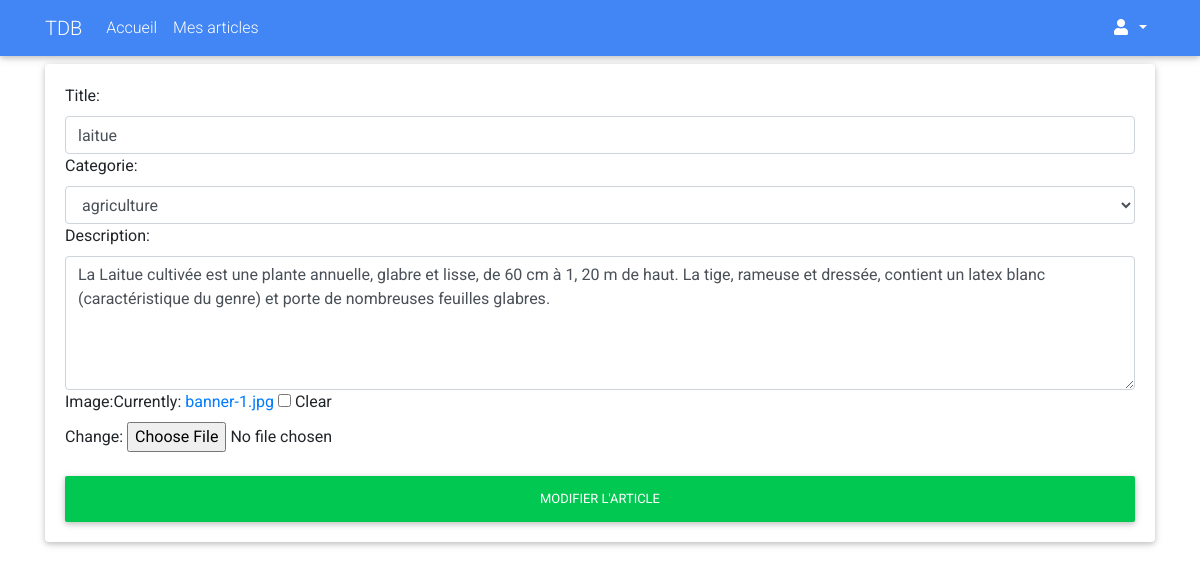
Screenshot of /my-admin/update-article/6 with the database file from the repository.
### blog/models.py (models this page shows, shortened)
class Article (models.Model):
    user = models.ForeignKey(User,on_delete=models.CASCADE,null=True)
    title=models.CharField(max_length=50)
    category=models.ForeignKey(Category,on_delete=models.CASCADE)
    desc=models.TextField()
    image=models.ImageField(null=True,blank=True)
    created_at=models.DateTimeField(auto_now_add=True)
    updated_at=models.DateTimeField(auto_now_add=True)

### app_admin/views.py (the view)
# urls.py: path('update-article/<int:pk>', UpdateArticle.as_view(), name="update-article"),
class UpdateArticle(UpdateView):
    model = Article
    form_class = ArticleForm
    template_name = 'app_admin/article_form.html'

### blog/forms.py
class ArticleForm(forms.ModelForm):
  class Meta:
    model = Article
    fields = ['title','category','desc', 'image']
    labels = {'title':'Title','category':'Categorie','desc':'Description'}
    widgets={
      'title':forms.TextInput(attrs={'class':'form-control'}),
      'category':forms.Select(attrs={'class':'form-control'}),
      'desc':forms.Textarea(attrs={'class':'form-control','rows':5}),
    }

### blog/models.py (called while the page is built)
   def __str__(self):
        return self.name

### app_admin/templates/app_admin/article_form.html (shortened to what this page needs)
{%  extends 'partials/base.html' %}
{%  block content %}
    <div class="container">
      <div class="row">
        <div class="div col-md-12">
           <div class="card mt-2">
             <div class="card-body">
                <form action="" method="POST">
                   {{form}}
                   <button class="btn btn-success btn-block mt-4">Modifier L'article </button>
                 </form>
             </div>
           </div>
        </div>
      </div>
    </div>
{% endblock %}

### rows the page displays
Article: title "laitue", category "agriculture", desc "La Laitue cultivée est une plante annuelle, glabre et lisse, de 60 cm à 1, 20 m de haut. La tige, rameuse et dressée, contient un latex blanc (caractéristique du genre) et porte de nombreuses feuilles glabres."
